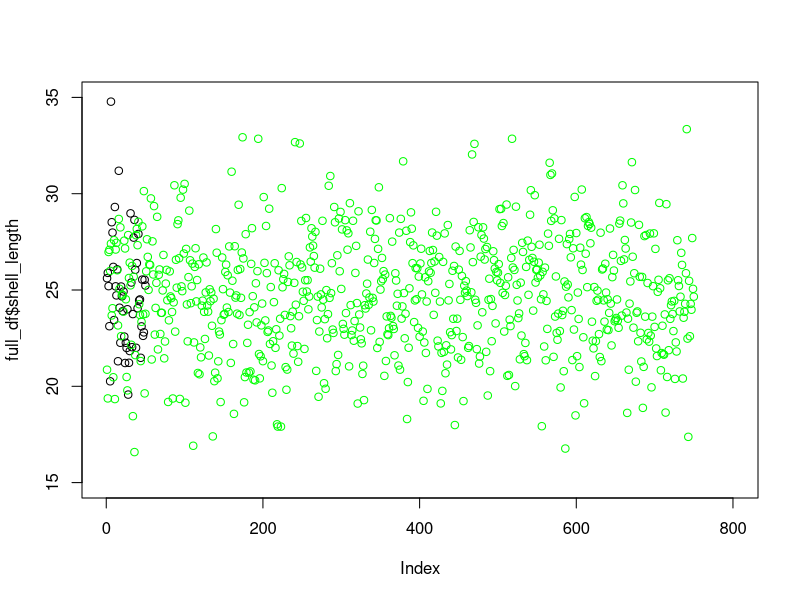

Generate this figure with R:
if (!require("mice")) install.packages("mice", repos="http://cran.r-project.org")
if (!require("tidyverse")) install.packages("tidyverse")
library(mice)
library(tidyverse)

zero <- read.csv("../data/oyster_zeropoint.csv")

# create a character vector for site
site <- c(rep("A", times = 150), rep("B", times = 150),
          rep("C", times = 150), rep("D", times = 150),
          rep("E", times = 150)) 

# create a character vector for beach & raft subsites
b_r <- rep(c(rep("b", times = 75), rep("r", times = 75)), times = 5)

# create a vector for each of the five bags within each subsite & site
bag <- rep(c(rep("1", times = 15),rep("2", times = 15),
             rep("3", times = 15), rep("4", times = 15),
             rep("5", times = 15)), times = 10)
# create outplant time vector

outplant_time <- rep("0", times = 750)

# empty shell length vector
shell_length <- rep(NA, times = 750)

# create empty data frame to impute
empty_zero_data <- as.data.frame(cbind(site, b_r, bag, outplant_time))

# add relevant columns with dummy site, b_r, and bag columns to allow imputation
zero <- zero %>% 
  select(outplant_time, shell_length) %>% 
  mutate(site = "F", b_r = "b", bag = 1) 

# create appropriate classes to allow joining data
zero$site <- as.factor(zero$site)
zero$b_r <- as.factor(zero$b_r)
zero$bag <- as.factor(zero$bag)
zero$outplant_time <- as.factor(zero$outplant_time)
zero$shell_length <- as.numeric(zero$shell_length)

# join empty and real data
full_df <- zero %>% 
  full_join(empty_zero_data)

# use sample of 50 oysters to impute rest of data using EMB
zero_data <- mice(full_df, m = 5, method = "norm.nob",
                  seed = 1, maxit = 1)
regZd <- with(zero_data, lm(shell_length ~ 1))
regZdPool <- pool(regZd)

# create complete dataset
for (i in 1:zero_data$m) {
  oysters_zero <- complete(zero_data, i)
}

# remove real data
oysters_zero <- oysters_zero %>% 
  filter(site != "F")

# plot what the real and imputed data look like
plot(full_df$shell_length ~ 1, ylim = c(15,35))
points(oysters_zero$shell_length ~ 1, col = "green")

# write output
write.csv(oysters_zero, "../data/imputed_zero.csv")
